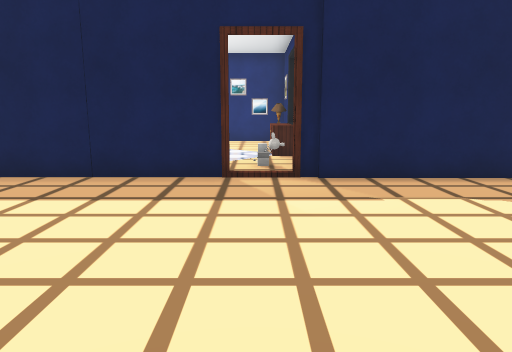
view 1 (above)

23 first-person views from a walk through a scene from a Unity 3-D project. The camera is 1.4 m above the floor, tilts 10° down and sees 70° across. The floor is counted in squares, 1 m on a side. Each view is taken from the middle of a square. On the plan, view 1 faces up. The plan holds only what a view shows up to about 16 squares ahead; the rest is blank. The place goes on beyond the plan. The player is left out. Door leaves are left out, so doorways stand open. Some surface patterns are stand-ins.

view 2
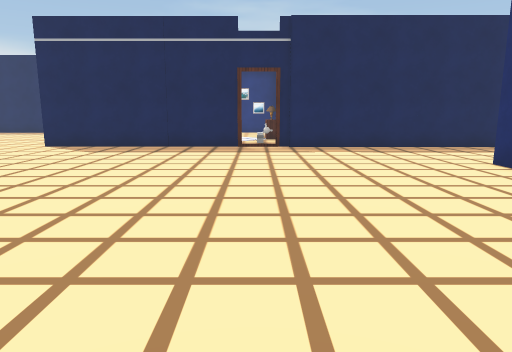

view 3
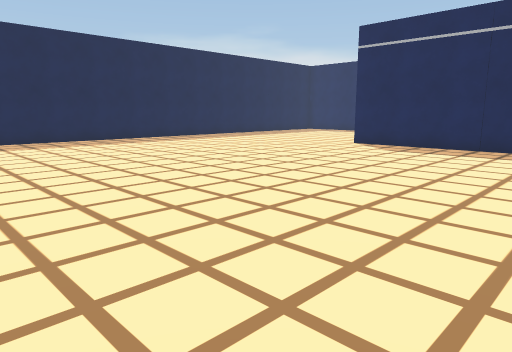

view 4
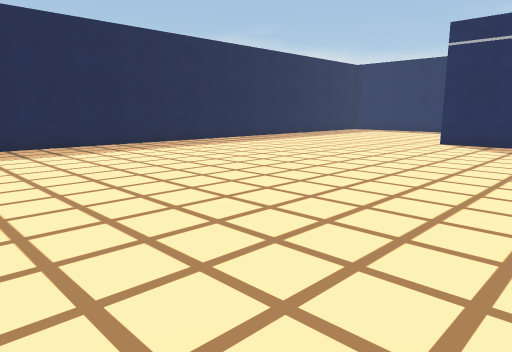

view 5
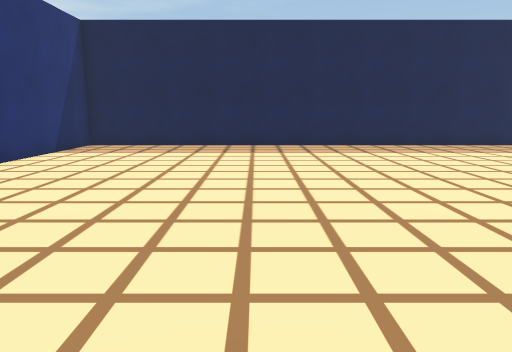

view 6
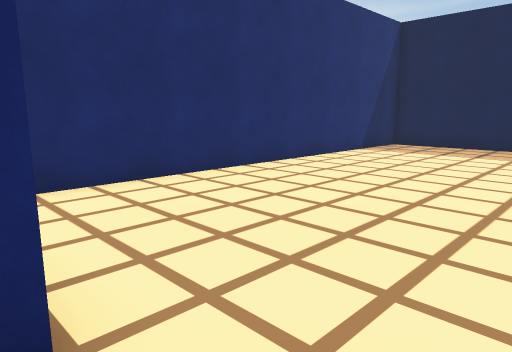

view 7
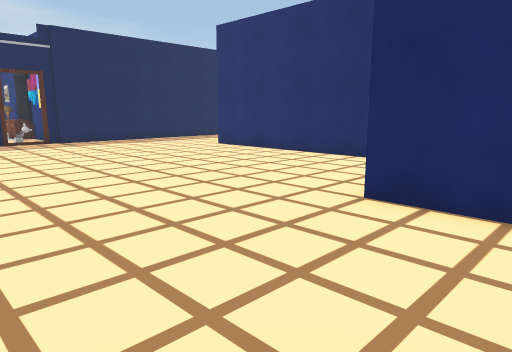

view 8
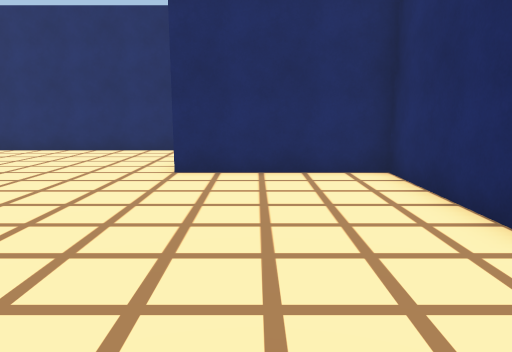

view 9
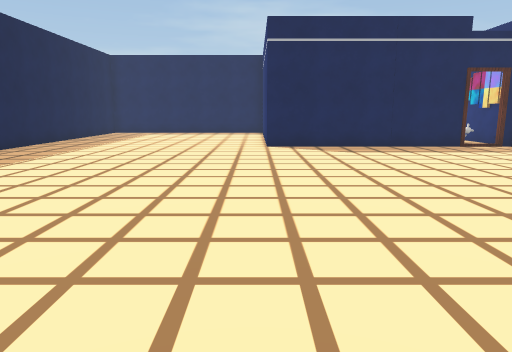

view 10
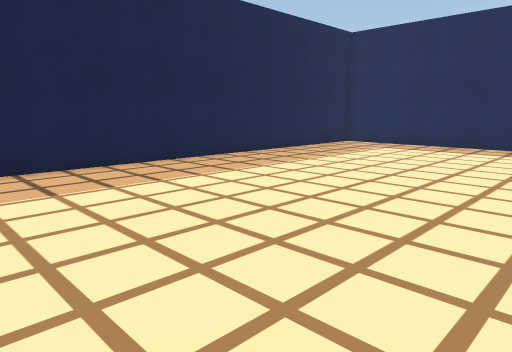

view 11
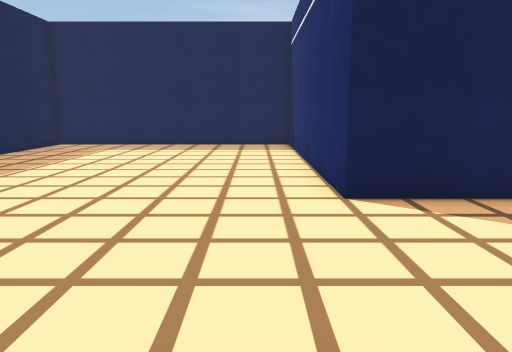

view 12
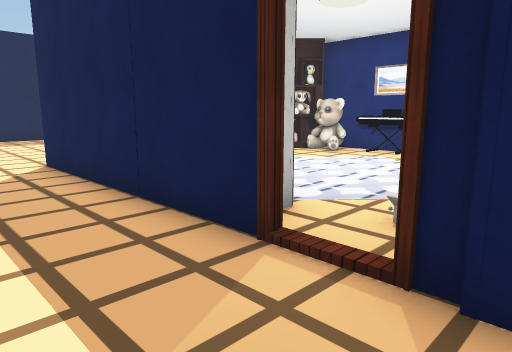

view 13
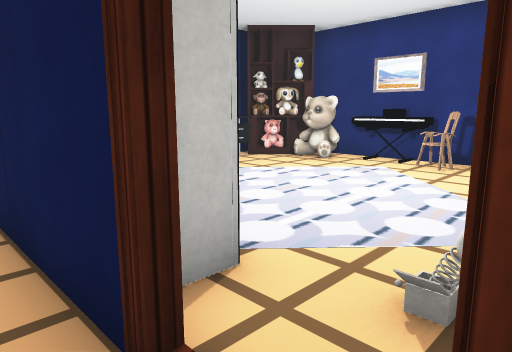

view 14
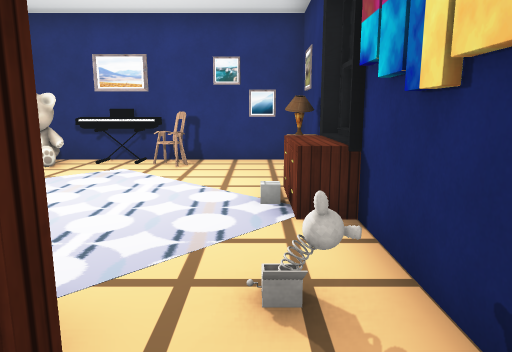

view 15
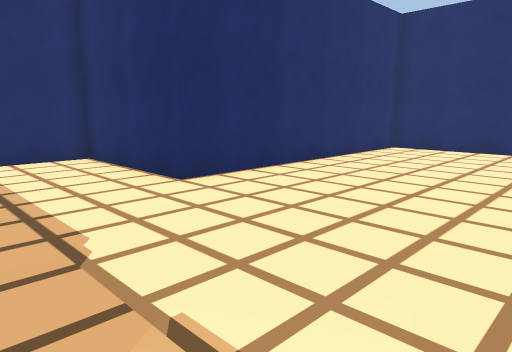

view 16
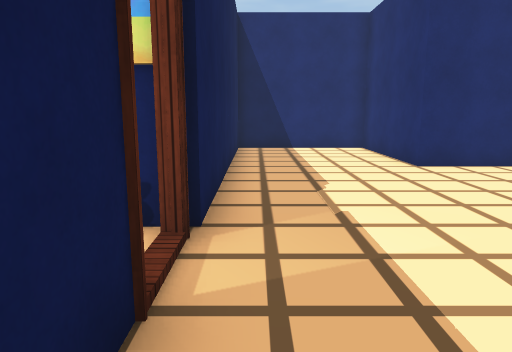

view 17
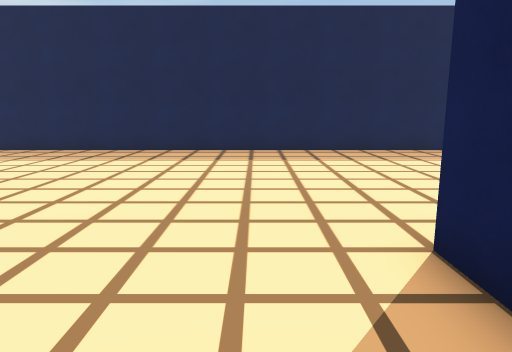

view 18
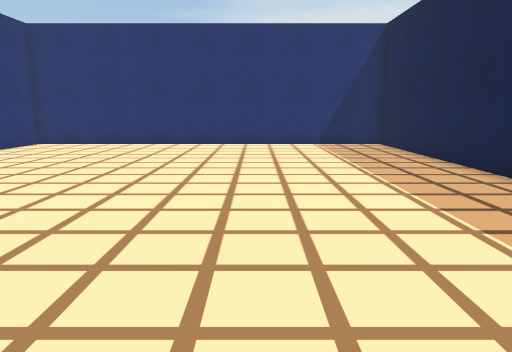

view 19
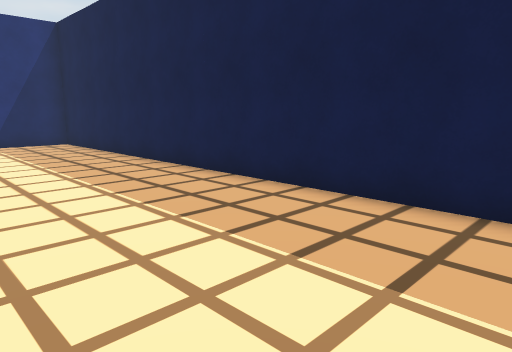

view 20
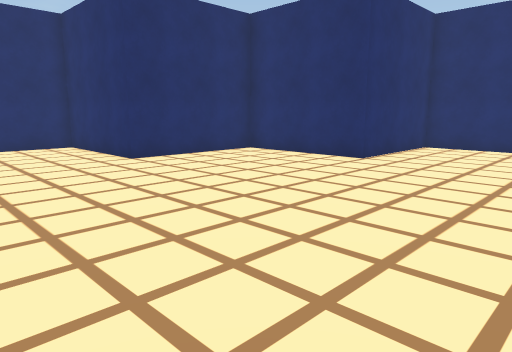

view 21
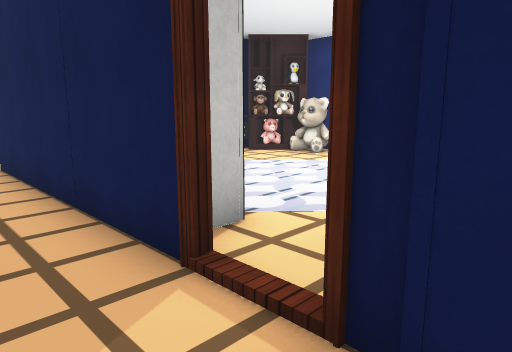

view 22
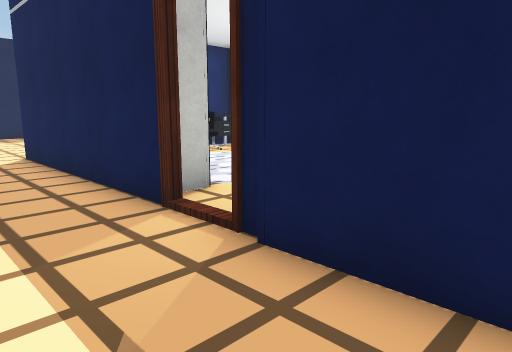

view 23
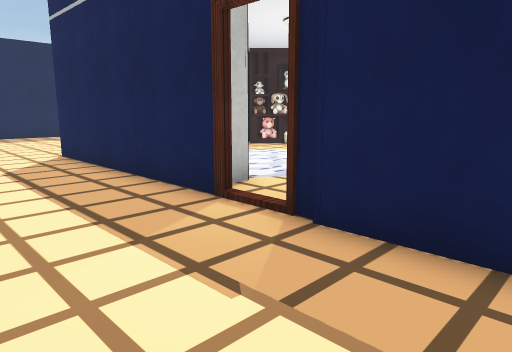

### Floor plan
Points are (right, up) in squares from view 1. A wall is a line through its corners. A room is listed if a view was taken in it or the views show most of it. See-through windows are left out.
Room 1 (views 1, 2, 3, 4, 5, 6, 7, 8, 9, 10, 11, 12, 13, 14, 15, 16, 17, 18, 19, 20, 21, 22, 23)
walls: (-0.6, 7.7) (-8.6, 7.7) (-8.6, 10.5); (-3.5, -12.5) (-3.5, -12.1) (1.4, -12.1) (1.4, -7.1) (6.4, -7.1) (6.4, 2.8) (11.3, 2.8) (11.3, 7.7) (0.8, 7.7); (1.4, 10.4) (1.4, 11.5); (1.4, 12.9) (1.4, 13.8); (1.4, 15.4) (1.4, 17.7) (-6.1, 17.7); (-8.5, 17.7) (-18.4, 17.7) (-18.4, -17) (-3.5, -17) (-3.5, -14.4)
ways out: open door at (0, 8)
objects: other object (-8, 13); other object (-8, 15) to (-7, 15); other object (-8, 16) to (-6, 17); chair (-7, 13) to (-7, 14); rug (-6, 10) to (0, 16); other object (-6, 16) to (-5, 16); piano (-5, 17) to (-3, 17); other object (-3, 8) to (-1, 9); chair (-2, 16) to (-2, 17); other object (0, 9) to (1, 10); painting (1, 10); other object (1, 12); other object (1, 13) to (1, 14); other object (1, 15)

Positions as (right, up) in squares from view 1, and headings:
1: (0, 0), facing up
2: (0, -7), facing up
3: (0, -7), facing up-left
4: (-3, -9), facing up-left
5: (-3, -10), facing left
6: (-3, -10), facing down-left
7: (-4, -10), facing up-right
8: (-7, -9), facing right
9: (-9, -7), facing up
10: (-9, 2), facing up-left
11: (-10, 2), facing up
12: (2, 5), facing up-left
13: (1, 7), facing up-left
14: (0, 7), facing up
15: (0, 7), facing down-right
16: (-3, 7), facing right
17: (-5, 6), facing left
18: (-13, -1), facing down
19: (-13, 0), facing down-left
20: (-9, -2), facing down-right
21: (2, 6), facing up-left
22: (4, 5), facing up-left
23: (4, 4), facing up-left
